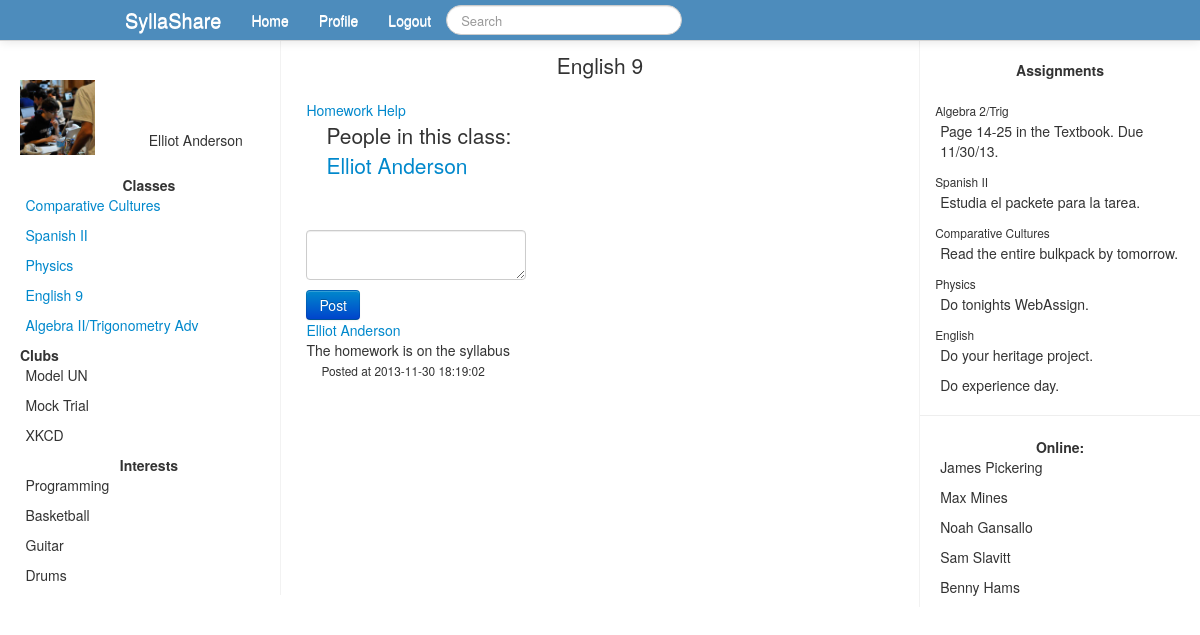
Page /class.php?id=22 (signed in) on the committed database.
### tables this page shows
CREATE TABLE `users` (
  `id` int(11) NOT NULL AUTO_INCREMENT,
  `firstname` varchar(40) NOT NULL,
  `lastname` varchar(40) NOT NULL,
  `email` varchar(255) NOT NULL,
  `password` varchar(36) NOT NULL,
  `activated` int(1) NOT NULL DEFAULT '0',
  `code` int(8) NOT NULL,
  `grade` int(2) NOT NULL,
  PRIMARY KEY (`id`)
);

CREATE TABLE `class` (
  `id` int(11) NOT NULL AUTO_INCREMENT,
  `classid` int(11) NOT NULL,
  `userid` int(11) NOT NULL,
  PRIMARY KEY (`id`)
);

CREATE TABLE `classes` (
  `id` int(11) NOT NULL AUTO_INCREMENT,
  `name` varchar(60) NOT NULL,
  PRIMARY KEY (`id`)
);

CREATE TABLE `posts` (
  `id` int(11) NOT NULL AUTO_INCREMENT,
  `poster` int(11) NOT NULL,
  `pageid` int(11) NOT NULL,
  `content` varchar(600) DEFAULT NULL,
  `timeposted` datetime NOT NULL,
  PRIMARY KEY (`id`)
);

### class.php (the view, shortened to what this page needs)
<?php
include_once('database.php');
$pageid = $_GET['id'];
$userid = $_SESSION['id'];
$getuserinfo = "SELECT * FROM users WHERE id=$userid";
$getuserrun = mysqli_query($connect, $getuserinfo);
while ($row = mysqli_fetch_assoc($getuserrun)){
	$firstname = $row['firstname'];
	$lastname = $row['lastname'];
}
include_once('header.php');
?>
<div class="span6">
<h1 class="lead">
<?
$thequery = "SELECT * FROM classes WHERE id=$pageid";
$therun = mysqli_query($connect, $thequery);
while ($row = mysqli_fetch_assoc($therun)){
	$pageclassname = $row['name'];
}
?>
<center>
<?php echo $pageclassname; ?>
</center>
</h1>
<?
echo '<a href="forum.php?id='.$pageid.'">Homework Help</a><br />';
echo '<p class="lead">People in this class: <br />';
$getmembers = "SELECT userid FROM class WHERE classid=$pageid";
$runmembers = mysqli_query($connect, $getmembers);
while ($row = mysqli_fetch_assoc($runmembers)){
	$memberid = $row['userid'];
	$getmemberinfo = "SELECT id,firstname,lastname FROM users WHERE id=$memberid";
	$runmemberinfo = mysqli_query($connect, $getmemberinfo);
	while ($row2 = mysqli_fetch_assoc($runmemberinfo)){
		$memberfname = $row2['firstname'];
		$memberlname = $row2['lastname'];
	}
	echo '<a href="profile.php?id='.$memberid.'">'.$memberfname.' '.$memberlname.'</a><br />';
}
echo '<br />';
echo '<form action="class.php?id='.$pageid.'" method="POST">
<textarea name="postcontent" class="form-control"></textarea><br />
<input type="submit" value="Post" class="btn btn-primary" />';
$getposts = "SELECT * FROM posts WHERE pageid=$pageid ORDER BY timeposted DESC";
$runposts = mysqli_query($connect, $getposts);
while ($row = mysqli_fetch_assoc($runposts)){
	$content = $row['content'];
	$timeposted = $row['timeposted'];
	$poster = $row['poster'];
	$getuserinfo = "SELECT * FROM users WHERE id=$poster";
	$runuserinfo = mysqli_query($connect, $getuserinfo);
	while ($row2 = mysqli_fetch_assoc($runuserinfo)){
		$postuid = $row2['id'];
		$postfirstname = $row2['firstname'];
		$postlastname = $row2['lastname'];
		$postname = $postfirstname.' '.$postlastname;
	}
	echo '<br /><a href="profile.php?id='.$postuid.'">'.$postname.'</a><br />'.$content.'<br /><small>Posted at '.$timeposted.'</small>';
}
?>
</p>
</div>
<?php
include_once('rightbar.php');
?>

### header.php (shortened to what this page needs)
<!DOCTYPE html>
<html lang="en">
<head>
<link href="css/bootstrap.min.css" rel="stylesheet" />
</head>
<body>
<div class="navbar navbar-fixed-top" >
	<div class="navbar-inner">
		<div class="container" >
			<ul class="nav">
				<li>
					<a class="brand" href="#">SyllaShare</a>
				</li>
				<?php
				if (!isset($_SESSION['id'])){
					?>
					<form action="login.php" method="POST" class="navbar-form pull-left">
						<input type="email" name="logemail" placeholder="Email" />
						<input type="password" name="logpassword" placeholder="Password" />
						<input type="submit" value="Log In" />
					</form>
					<?
				} else {
				?>
				<li><a href="home.php">Home</a></li>
				<li><a href="#">Profile</a></li>
				<form class="navbar-search pull-right">
					<input type="text" class="search-query" name="q" placeholder="Search" />
				</form>
				<li><a href="logout.php">Logout</a></li>
				<? }?>
			</ul>
		</div>
	</div>
</div>
<?
if (isset($_SESSION['id'])){
	?>
<br /><br />
<div class="row-fluid" style="height: 100%;">
<div class="span3" style="padding-left: 20px; padding-right: 2px; border-right: 1px solid #f2f2f2;">
<div class="innercontent" >
<br />
<p class="lead">
<div id="pic-right" style="float: right;padding-right: 35px; padding-top: 50px; position: relative; ">
<?php
echo $firstname.' '.$lastname;
?>
</div>
<div class="pic-left" style="position: relative;" >
<img src="propic.jpg" height="75" width="75" />
</div>
<br />
<center>
<b>Classes</b><br />
</center>
<?php
$getclasses = "SELECT * FROM class WHERE userid=$userid";
$runclasses = mysqli_query($connect, $getclasses);
while ($row = mysqli_fetch_assoc($runclasses)){
	$classid = $row['classid'];
	$getclassinfo = "SELECT name FROM classes WHERE id=$classid";
	$runclassinfo = mysqli_query($connect, $getclassinfo);
	while ($row2 = mysqli_fetch_assoc($runclassinfo)){
		$classname = $row2['name'];
	}
	echo '<span class="spanright"><a href="class.php?id='.$classid.'">'.$classname.'</a></span><br />';
}
?>
<b>Clubs</b><br />
<span class="spanright">Model UN</span><br />
<span class="spanright">Mock Trial</span><br />
<span class="spanright">XKCD</span><br />
<br />
<center>
<b>Interests</b><br />
<span class="spanright">Programming</span><br />
<span class="spanright">Basketball</span><br />
<span class="spanright">Guitar</span><br />
<span class="spanright">Drums</span><br />
</center>
</p>
</div>
</div>
<?php
}
?>

### header.php (style rules this page uses)
.navbar-inner { background-color: #4d8cbc; background-image: none; color: #FFFFFF; }
.navbar .nav > li > a { color: #FFFFFF; }
.spanright { text-align: left; padding-right: 4px; }

### rightbar.php (style rules this page uses)
small { padding-left: 15px; }
p { padding-left: 20px; }

### rows in the picture
users: firstname "Elliot", lastname "Anderson"
class: classid.name "Comparative Cultures"
class: classid.name "Spanish II"
class: classid.name "Physics"
class: classid.name "English 9", userid.firstname "Elliot", userid.lastname "Anderson"
class: classid.name "Algebra II/Trigonometry Adv"
classes: name "English 9"
posts: users.firstname+lastname "Elliot Anderson", content "The homework is on the syllabus", timeposted "2013-11-30 18:19:02"
